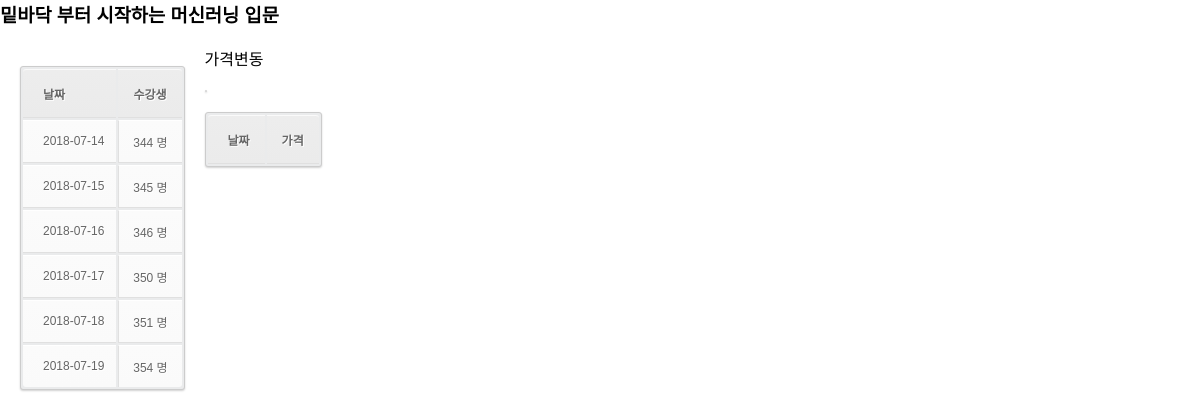
The page /course/1 on the database as committed earlier.
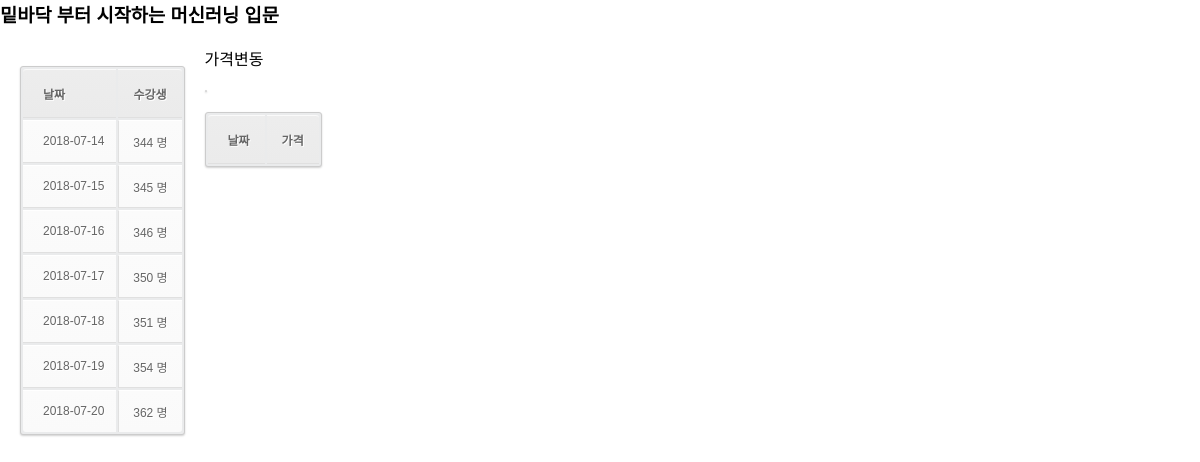
The same page on the database as committed later.
### tables this page shows
CREATE TABLE COURSES (
	ID INTEGER PRIMARY KEY,
	URL STRING UNIQUE,
	TITLE STRING,
	RELEASE_DATE STRING
);

CREATE TABLE SALES (
	ID INTEGER,
	UPDATE_DATE STRING,
	PRICE INTEGER,
	STUDENT_COUNT INTEGER,
	PRIMARY KEY(ID, UPDATE_DATE),
	FOREIGN KEY(ID) REFERENCES COURSES(ID) ON DELETE CASCADE
);

### app.py (the view)
@app.route('/course/<course_id>')
def course_index(course_id):
	sql = "SELECT TITLE FROM COURSES WHERE ID = (?)"
	cur = g.db.execute(sql, [course_id])
	title = cur.fetchall()[0][0]
	sql = "SELECT STUDENT_COUNT, UPDATE_DATE FROM SALES WHERE ID = (?) AND UPDATE_DATE > DATE(?, '-7 day');"
	cur = g.db.execute(sql, [course_id, datetime.now().strftime('%Y-%m-%d')])
	student_count = [dict(STUDENT_COUNT=format(int(row[0]), ','), UPDATE_DATE=row[1]) for row in cur.fetchall()]
	sql = "SELECT A.UPDATE_DATE, A.PRICE FROM SALES A, SALES B WHERE A.ID = (?) AND A.ID = B.ID AND A.PRICE <> B.PRICE"
	cur = g.db.execute(sql, [course_id])
	prices = [dict(UPDATE_DATE=row[0], PRICE=format(int(row[1]), ',')) for row in cur.fetchall()]
	return render_template('course.html', ID=course_id, TITLE=title, STUDENT_COUNT=student_count, PRICE=prices)

### app.py (called while the page is built)
def connect_db():
	return sqlite3.connect(app.config['DATABASE'])

@app.before_request
def before_request():
	g.db = connect_db()

@app.teardown_request
def teardown_request(exception):
	g.db.close()

### templates/course.html (shortened to what this page needs)
<html>
<head>
</head>
<body><div id="chart"></div></body>
<html>
<link rel="stylesheet" href={{ url_for('static', filename='css/table_style.css') }}>
  <head>
  </head>
  <body>
    <div class="box">
      <div class="box-header">
        <h3 class="box-title">  {{ TITLE }}</h3>
      </div>
      <div class="box-body", style="float:left">
        <table id="date-table" class="table table-bordered">
          <thead>
            <tr>
              <th>날짜</th>
              <th>수강생</th>
            </tr>
          </thead>
          <tbody>
            {% for STUDENT in STUDENT_COUNT %}
            <tr>
              <td> {{ STUDENT.UPDATE_DATE }} </td>
              <td> {{ STUDENT.STUDENT_COUNT }} 명</td>
            </tr>
            {% endfor %}
          </tbody>
        </table>
      </div>
      <div class="box-body">
        가격변동
        <table id="price-change">
        <table>
          <thead>
            <tr>
              <th>날짜</th>
              <th>가격</th>
            </tr>
          </thead>
        </table>
      </table>
      </div>
    </div>
  </body>
</html>
</html>

### static/css/table_style.css (style rules this page uses)
body { font-family:Arial, Helvetica, sans-serif; margin:0 auto; }
table { font-family:Arial, Helvetica, sans-serif; color:#666; font-size:12px; text-shadow: 1px 1px 0px #fff; background:#eaebec; margin:20px; border:#ccc 1px solid; -moz-border-radius:3px; -webkit-border-radius:3px; border-radius:3px; -moz-box-shadow: 0 1px 2px #d1d1d1; -webkit-box-shadow: 0 1px 2px #d1d1d1; box-shadow: 0 1px 2px #d1d1d1; }
table th { padding:15px; border-top:1px solid #fafafa; border-bottom:1px solid #e0e0e0; background: #ededed; background: -webkit-gradient(linear, left top, left bottom, from(#ededed), to(#ebebeb)); background: -moz-linear-gradient(top, #ededed, #ebebeb); }
table th:first-child { text-align: left; padding-left:20px; }
table tr:first-child th:first-child { -moz-border-radius-topleft:3px; -webkit-border-top-left-radius:3px; border-top-left-radius:3px; }
table tr:first-child th:last-child { -moz-border-radius-topright:3px; -webkit-border-top-right-radius:3px; border-top-right-radius:3px; }
table tr { text-align: center; padding-left:20px; }
table tr td:first-child { text-align: left; padding-left:20px; border-left: 0; }
table tr td { padding:12px; border-top: 1px solid #ffffff; border-bottom:1px solid #e0e0e0; border-left: 1px solid #e0e0e0; background: #fafafa; background: -webkit-gradient(linear, left top, left bottom, from(#fbfbfb), to(#fafafa)); background: -moz-linear-gradient(top, #fbfbfb, #fafafa); }
table tr:last-child td { border-bottom:0; }
table tr:last-child td:first-child { -moz-border-radius-bottomleft:3px; -webkit-border-bottom-left-radius:3px; border-bottom-left-radius:3px; }
table tr:last-child td:last-child { -moz-border-radius-bottomright:3px; -webkit-border-bottom-right-radius:3px; border-bottom-right-radius:3px; }

Rows that differ between the two databases and show on the page:
added SALES: UPDATE_DATE "2018-07-20", STUDENT_COUNT "362"
